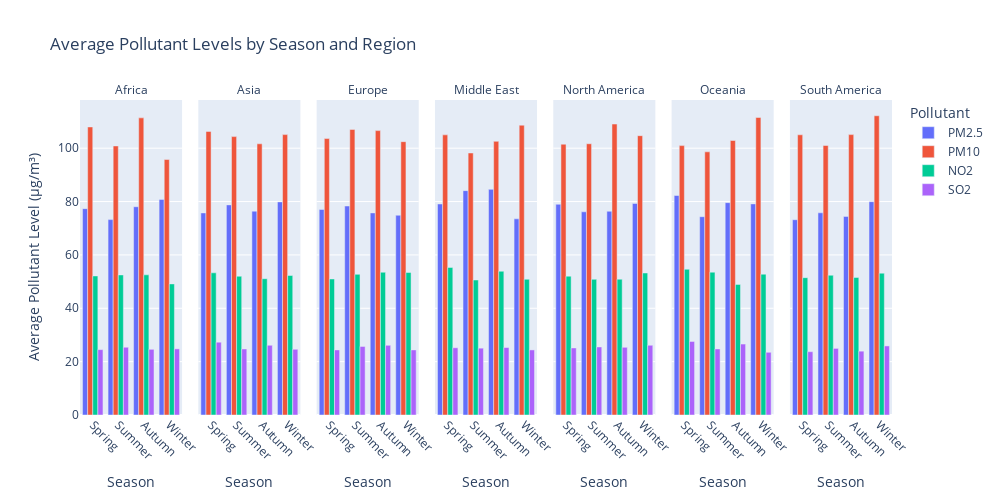

Source (notebook cell):
### Code cell
# Bar chart comparing average pollutant levels by season and region
pollutants = ['PM2.5', 'PM10', 'NO2', 'SO2']
seasonal_pollutants = df.groupby(['Season', 'Region'])[pollutants].mean().reset_index()

# Melt data for visualization
melted_pollutants = pd.melt(seasonal_pollutants, id_vars=['Season', 'Region'], 
                            value_vars=pollutants, 
                            var_name='Pollutant', value_name='Average Level')
# Ensure Season order for better visualization
season_order = ['Spring', 'Summer', 'Autumn', 'Winter']

# Ensure Season order
melted_pollutants['Season'] = pd.Categorical(melted_pollutants['Season'], categories=season_order, ordered=True)

fig_bar = px.bar(melted_pollutants, 
                 x='Season', 
                 y='Average Level', 
                 color='Pollutant',
                 facet_col='Region',
                 title='Average Pollutant Levels by Season and Region',
                 barmode='group',
                 labels={'Average Level': 'Average Pollutant Level (µg/m³)', 'Season': 'Season'},
                 category_orders={'Season': season_order})

fig_bar.update_layout(
    autosize=True,
    width=1000,  # Wider to accommodate additional regions
    height=500, 
    xaxis_title='Season',
    yaxis_title='Average Pollutant Level (µg/m³)',
    legend_title='Pollutant'
)
# Improve facet grid layout for better visibility
fig_bar.update_xaxes(tickangle=45)
fig_bar.for_each_annotation(lambda a: a.update(text=a.text.split("=")[-1]))  # Simplify facet titles
fig_bar.show()

### Figure 1 — Plotly figure (JSON) as saved in the notebook; plotly's stock layout.template omitted (floating-point values rounded to 4 significant figures)
{"data": [{"alignmentgroup": "True", "hovertemplate": "Pollutant=PM2.5<br>Region=Africa<br>Season=%{x}<br>Average Pollutant Level (µg/m³)=%{y}<extra></extra>", "legendgroup": "PM2.5", "marker": {"color": "#636efa", "pattern": {"shape": ""}}, "name": "PM2.5", "offsetgroup": "PM2.5", "orientation": "v", "showlegend": true, "textposition": "auto", "type": "bar", "x": ["Autumn", "Spring", "Summer", "Winter"], "xaxis": "x", "y": [78.07, 77.35, 73.24, 80.81], "yaxis": "y"}, {"alignmentgroup": "True", "hovertemplate": "Pollutant=PM2.5<br>Region=Asia<br>Season=%{x}<br>Average Pollutant Level (µg/m³)=%{y}<extra></extra>", "legendgroup": "PM2.5", "marker": {"color": "#636efa", "pattern": {"shape": ""}}, "name": "PM2.5", "offsetgroup": "PM2.5", "orientation": "v", "showlegend": false, "textposition": "auto", "type": "bar", "x": ["Autumn", "Spring", "Summer", "Winter"], "xaxis": "x2", "y": [76.4, 75.75, 78.75, 79.88], "yaxis": "y2"}, {"alignmentgroup": "True", "hovertemplate": "Pollutant=PM2.5<br>Region=Europe<br>Season=%{x}<br>Average Pollutant Level (µg/m³)=%{y}<extra></extra>", "legendgroup": "PM2.5", "marker": {"color": "#636efa", "pattern": {"shape": ""}}, "name": "PM2.5", "offsetgroup": "PM2.5", "orientation": "v", "showlegend": false, "textposition": "auto", "type": "bar", "x": ["Autumn", "Spring", "Summer", "Winter"], "xaxis": "x3", "y": [75.75, 77.03, 78.33, 74.87], "yaxis": "y3"}, {"alignmentgroup": "True", "hovertemplate": "Pollutant=PM2.5<br>Region=Middle East<br>Season=%{x}<br>Average Pollutant Level (µg/m³)=%{y}<extra></extra>", "legendgroup": "PM2.5", "marker": {"color": "#636efa", "pattern": {"shape": ""}}, "name": "PM2.5", "offsetgroup": "PM2.5", "orientation": "v", "showlegend": false, "textposition": "auto", "type": "bar", "x": ["Autumn", "Spring", "Summer", "Winter"], "xaxis": "x4", "y": [84.57, 79.09, 84.1, 73.52], "yaxis": "y4"}, {"alignmentgroup": "True", "hovertemplate": "Pollutant=PM2.5<br>Region=North America<br>Season=%{x}<br>Average Pollutant Level (µg/m³)=%{y}<extra></extra>", "legendgroup": "PM2.5", "marker": {"color": "#636efa", "pattern": {"shape": ""}}, "name": "PM2.5", "offsetgroup": "PM2.5", "orientation": "v", "showlegend": false, "textposition": "auto", "type": "bar", "x": ["Autumn", "Spring", "Summer", "Winter"], "xaxis": "x5", "y": [76.36, 78.98, 76.17, 79.29], "yaxis": "y5"}, {"alignmentgroup": "True", "hovertemplate": "Pollutant=PM2.5<br>Region=Oceania<br>Season=%{x}<br>Average Pollutant Level (µg/m³)=%{y}<extra></extra>", "legendgroup": "PM2.5", "marker": {"color": "#636efa", "pattern": {"shape": ""}}, "name": "PM2.5", "offsetgroup": "PM2.5", "orientation": "v", "showlegend": false, "textposition": "auto", "type": "bar", "x": ["Autumn", "Spring", "Summer", "Winter"], "xaxis": "x6", "y": [79.59, 82.27, 74.33, 79.13], "yaxis": "y6"}, {"alignmentgroup": "True", "hovertemplate": "Pollutant=PM2.5<br>Region=South America<br>Season=%{x}<br>Average Pollutant Level (µg/m³)=%{y}<extra></extra>", "legendgroup": "PM2.5", "marker": {"color": "#636efa", "pattern": {"shape": ""}}, "name": "PM2.5", "offsetgroup": "PM2.5", "orientation": "v", "showlegend": false, "textposition": "auto", "type": "bar", "x": ["Autumn", "Spring", "Summer", "Winter"], "xaxis": "x7", "y": [74.44, 73.2, 75.79, 79.96], "yaxis": "y7"}, {"alignmentgroup": "True", "hovertemplate": "Pollutant=PM10<br>Region=Africa<br>Season=%{x}<br>Average Pollutant Level (µg/m³)=%{y}<extra></extra>", "legendgroup": "PM10", "marker": {"color": "#EF553B", "pattern": {"shape": ""}}, "name": "PM10", "offsetgroup": "PM10", "orientation": "v", "showlegend": true, "textposition": "auto", "type": "bar", "x": ["Autumn", "Spring", "Summer", "Winter"], "xaxis": "x", "y": [111.4, 108.0, 100.8, 95.75], "yaxis": "y"}, {"alignmentgroup": "True", "hovertemplate": "Pollutant=PM10<br>Region=Asia<br>Season=%{x}<br>Average Pollutant Level (µg/m³)=%{y}<extra></extra>", "legendgroup": "PM10", "marker": {"color": "#EF553B", "pattern": {"shape": ""}}, "name": "PM10", "offsetgroup": "PM10", "orientation": "v", "showlegend": false, "textposition": "auto", "type": "bar", "x": ["Autumn", "Spring", "Summer", "Winter"], "xaxis": "x2", "y": [101.6, 106.3, 104.3, 105.1], "yaxis": "y2"}, {"alignmentgroup": "True", "hovertemplate": "Pollutant=PM10<br>Region=Europe<br>Season=%{x}<br>Average Pollutant Level (µg/m³)=%{y}<extra></extra>", "legendgroup": "PM10", "marker": {"color": "#EF553B", "pattern": {"shape": ""}}, "name": "PM10", "offsetgroup": "PM10", "orientation": "v", "showlegend": false, "textposition": "auto", "type": "bar", "x": ["Autumn", "Spring", "Summer", "Winter"], "xaxis": "x3", "y": [106.6, 103.6, 107.0, 102.4], "yaxis": "y3"}, {"alignmentgroup": "True", "hovertemplate": "Pollutant=PM10<br>Region=Middle East<br>Season=%{x}<br>Average Pollutant Level (µg/m³)=%{y}<extra></extra>", "legendgroup": "PM10", "marker": {"color": "#EF553B", "pattern": {"shape": ""}}, "name": "PM10", "offsetgroup": "PM10", "orientation": "v", "showlegend": false, "textposition": "auto", "type": "bar", "x": ["Autumn", "Spring", "Summer", "Winter"], "xaxis": "x4", "y": [102.6, 105.0, 98.2, 108.6], "yaxis": "y4"}, {"alignmentgroup": "True", "hovertemplate": "Pollutant=PM10<br>Region=North America<br>Season=%{x}<br>Average Pollutant Level (µg/m³)=%{y}<extra></extra>", "legendgroup": "PM10", "marker": {"color": "#EF553B", "pattern": {"shape": ""}}, "name": "PM10", "offsetgroup": "PM10", "orientation": "v", "showlegend": false, "textposition": "auto", "type": "bar", "x": ["Autumn", "Spring", "Summer", "Winter"], "xaxis": "x5", "y": [109.0, 101.5, 101.7, 104.7], "yaxis": "y5"}, {"alignmentgroup": "True", "hovertemplate": "Pollutant=PM10<br>Region=Oceania<br>Season=%{x}<br>Average Pollutant Level (µg/m³)=%{y}<extra></extra>", "legendgroup": "PM10", "marker": {"color": "#EF553B", "pattern": {"shape": ""}}, "name": "PM10", "offsetgroup": "PM10", "orientation": "v", "showlegend": false, "textposition": "auto", "type": "bar", "x": ["Autumn", "Spring", "Summer", "Winter"], "xaxis": "x6", "y": [102.9, 101.0, 98.64, 111.5], "yaxis": "y6"}, {"alignmentgroup": "True", "hovertemplate": "Pollutant=PM10<br>Region=South America<br>Season=%{x}<br>Average Pollutant Level (µg/m³)=%{y}<extra></extra>", "legendgroup": "PM10", "marker": {"color": "#EF553B", "pattern": {"shape": ""}}, "name": "PM10", "offsetgroup": "PM10", "orientation": "v", "showlegend": false, "textposition": "auto", "type": "bar", "x": ["Autumn", "Spring", "Summer", "Winter"], "xaxis": "x7", "y": [105.1, 105.0, 101.0, 112.2], "yaxis": "y7"}, {"alignmentgroup": "True", "hovertemplate": "Pollutant=NO2<br>Region=Africa<br>Season=%{x}<br>Average Pollutant Level (µg/m³)=%{y}<extra></extra>", "legendgroup": "NO2", "marker": {"color": "#00cc96", "pattern": {"shape": ""}}, "name": "NO2", "offsetgroup": "NO2", "orientation": "v", "showlegend": true, "textposition": "auto", "type": "bar", "x": ["Autumn", "Spring", "Summer", "Winter"], "xaxis": "x", "y": [52.54, 52.12, 52.5, 49.14], "yaxis": "y"}, {"alignmentgroup": "True", "hovertemplate": "Pollutant=NO2<br>Region=Asia<br>Season=%{x}<br>Average Pollutant Level (µg/m³)=%{y}<extra></extra>", "legendgroup": "NO2", "marker": {"color": "#00cc96", "pattern": {"shape": ""}}, "name": "NO2", "offsetgroup": "NO2", "orientation": "v", "showlegend": false, "textposition": "auto", "type": "bar", "x": ["Autumn", "Spring", "Summer", "Winter"], "xaxis": "x2", "y": [51.08, 53.3, 52.02, 52.29], "yaxis": "y2"}, {"alignmentgroup": "True", "hovertemplate": "Pollutant=NO2<br>Region=Europe<br>Season=%{x}<br>Average Pollutant Level (µg/m³)=%{y}<extra></extra>", "legendgroup": "NO2", "marker": {"color": "#00cc96", "pattern": {"shape": ""}}, "name": "NO2", "offsetgroup": "NO2", "orientation": "v", "showlegend": false, "textposition": "auto", "type": "bar", "x": ["Autumn", "Spring", "Summer", "Winter"], "xaxis": "x3", "y": [53.51, 50.99, 52.72, 53.4], "yaxis": "y3"}, {"alignmentgroup": "True", "hovertemplate": "Pollutant=NO2<br>Region=Middle East<br>Season=%{x}<br>Average Pollutant Level (µg/m³)=%{y}<extra></extra>", "legendgroup": "NO2", "marker": {"color": "#00cc96", "pattern": {"shape": ""}}, "name": "NO2", "offsetgroup": "NO2", "orientation": "v", "showlegend": false, "textposition": "auto", "type": "bar", "x": ["Autumn", "Spring", "Summer", "Winter"], "xaxis": "x4", "y": [53.88, 55.32, 50.6, 50.88], "yaxis": "y4"}, {"alignmentgroup": "True", "hovertemplate": "Pollutant=NO2<br>Region=North America<br>Season=%{x}<br>Average Pollutant Level (µg/m³)=%{y}<extra></extra>", "legendgroup": "NO2", "marker": {"color": "#00cc96", "pattern": {"shape": ""}}, "name": "NO2", "offsetgroup": "NO2", "orientation": "v", "showlegend": false, "textposition": "auto", "type": "bar", "x": ["Autumn", "Spring", "Summer", "Winter"], "xaxis": "x5", "y": [50.9, 52.04, 50.85, 53.23], "yaxis": "y5"}, {"alignmentgroup": "True", "hovertemplate": "Pollutant=NO2<br>Region=Oceania<br>Season=%{x}<br>Average Pollutant Level (µg/m³)=%{y}<extra></extra>", "legendgroup": "NO2", "marker": {"color": "#00cc96", "pattern": {"shape": ""}}, "name": "NO2", "offsetgroup": "NO2", "orientation": "v", "showlegend": false, "textposition": "auto", "type": "bar", "x": ["Autumn", "Spring", "Summer", "Winter"], "xaxis": "x6", "y": [48.95, 54.63, 53.54, 52.78], "yaxis": "y6"}, {"alignmentgroup": "True", "hovertemplate": "Pollutant=NO2<br>Region=South America<br>Season=%{x}<br>Average Pollutant Level (µg/m³)=%{y}<extra></extra>", "legendgroup": "NO2", "marker": {"color": "#00cc96", "pattern": {"shape": ""}}, "name": "NO2", "offsetgroup": "NO2", "orientation": "v", "showlegend": false, "textposition": "auto", "type": "bar", "x": ["Autumn", "Spring", "Summer", "Winter"], "xaxis": "x7", "y": [51.55, 51.47, 52.39, 53.16], "yaxis": "y7"}, {"alignmentgroup": "True", "hovertemplate": "Pollutant=SO2<br>Region=Africa<br>Season=%{x}<br>Average Pollutant Level (µg/m³)=%{y}<extra></extra>", "legendgroup": "SO2", "marker": {"color": "#ab63fa", "pattern": {"shape": ""}}, "name": "SO2", "offsetgroup": "SO2", "orientation": "v", "showlegend": true, "textposition": "auto", "type": "bar", "x": ["Autumn", "Spring", "Summer", "Winter"], "xaxis": "x", "y": [24.62, 24.5, 25.4, 24.78], "yaxis": "y"}, {"alignmentgroup": "True", "hovertemplate": "Pollutant=SO2<br>Region=Asia<br>Season=%{x}<br>Average Pollutant Level (µg/m³)=%{y}<extra></extra>", "legendgroup": "SO2", "marker": {"color": "#ab63fa", "pattern": {"shape": ""}}, "name": "SO2", "offsetgroup": "SO2", "orientation": "v", "showlegend": false, "textposition": "auto", "type": "bar", "x": ["Autumn", "Spring", "Summer", "Winter"], "xaxis": "x2", "y": [26.13, 27.31, 24.75, 24.62], "yaxis": "y2"}, {"alignmentgroup": "True", "hovertemplate": "Pollutant=SO2<br>Region=Europe<br>Season=%{x}<br>Average Pollutant Level (µg/m³)=%{y}<extra></extra>", "legendgroup": "SO2", "marker": {"color": "#ab63fa", "pattern": {"shape": ""}}, "name": "SO2", "offsetgroup": "SO2", "orientation": "v", "showlegend": false, "textposition": "auto", "type": "bar", "x": ["Autumn", "Spring", "Summer", "Winter"], "xaxis": "x3", "y": [26.1, 24.4, 25.71, 24.4], "yaxis": "y3"}, {"alignmentgroup": "True", "hovertemplate": "Pollutant=SO2<br>Region=Middle East<br>Season=%{x}<br>Average Pollutant Level (µg/m³)=%{y}<extra></extra>", "legendgroup": "SO2", "marker": {"color": "#ab63fa", "pattern": {"shape": ""}}, "name": "SO2", "offsetgroup": "SO2", "orientation": "v", "showlegend": false, "textposition": "auto", "type": "bar", "x": ["Autumn", "Spring", "Summer", "Winter"], "xaxis": "x4", "y": [25.29, 25.19, 25.05, 24.39], "yaxis": "y4"}, {"alignmentgroup": "True", "hovertemplate": "Pollutant=SO2<br>Region=North America<br>Season=%{x}<br>Average Pollutant Level (µg/m³)=%{y}<extra></extra>", "legendgroup": "SO2", "marker": {"color": "#ab63fa", "pattern": {"shape": ""}}, "name": "SO2", "offsetgroup": "SO2", "orientation": "v", "showlegend": false, "textposition": "auto", "type": "bar", "x": ["Autumn", "Spring", "Summer", "Winter"], "xaxis": "x5", "y": [25.35, 25.14, 25.51, 26.13], "yaxis": "y5"}, {"alignmentgroup": "True", "hovertemplate": "Pollutant=SO2<br>Region=Oceania<br>Season=%{x}<br>Average Pollutant Level (µg/m³)=%{y}<extra></extra>", "legendgroup": "SO2", "marker": {"color": "#ab63fa", "pattern": {"shape": ""}}, "name": "SO2", "offsetgroup": "SO2", "orientation": "v", "showlegend": false, "textposition": "auto", "type": "bar", "x": ["Autumn", "Spring", "Summer", "Winter"], "xaxis": "x6", "y": [26.58, 27.58, 24.77, 23.48], "yaxis": "y6"}, {"alignmentgroup": "True", "hovertemplate": "Pollutant=SO2<br>Region=South America<br>Season=%{x}<br>Average Pollutant Level (µg/m³)=%{y}<extra></extra>", "legendgroup": "SO2", "marker": {"color": "#ab63fa", "pattern": {"shape": ""}}, "name": "SO2", "offsetgroup": "SO2", "orientation": "v", "showlegend": false, "textposition": "auto", "type": "bar", "x": ["Autumn", "Spring", "Summer", "Winter"], "xaxis": "x7", "y": [23.92, 23.73, 24.96, 25.89], "yaxis": "y7"}], "layout": {"annotations": [{"font": {}, "showarrow": false, "text": "Africa", "x": 0.06286, "xanchor": "center", "xref": "paper", "y": 1, "yanchor": "bottom", "yref": "paper"}, {"font": {}, "showarrow": false, "text": "Asia", "x": 0.2086, "xanchor": "center", "xref": "paper", "y": 1, "yanchor": "bottom", "yref": "paper"}, {"font": {}, "showarrow": false, "text": "Europe", "x": 0.3543, "xanchor": "center", "xref": "paper", "y": 1, "yanchor": "bottom", "yref": "paper"}, {"font": {}, "showarrow": false, "text": "Middle East", "x": 0.5, "xanchor": "center", "xref": "paper", "y": 1, "yanchor": "bottom", "yref": "paper"}, {"font": {}, "showarrow": false, "text": "North America", "x": 0.6457, "xanchor": "center", "xref": "paper", "y": 1, "yanchor": "bottom", "yref": "paper"}, {"font": {}, "showarrow": false, "text": "Oceania", "x": 0.7914, "xanchor": "center", "xref": "paper", "y": 1, "yanchor": "bottom", "yref": "paper"}, {"font": {}, "showarrow": false, "text": "South America", "x": 0.9371, "xanchor": "center", "xref": "paper", "y": 1, "yanchor": "bottom", "yref": "paper"}], "autosize": true, "barmode": "group", "height": 500, "legend": {"title": {"text": "Pollutant"}, "tracegroupgap": 0}, "title": {"text": "Average Pollutant Levels by Season and Region"}, "width": 1000, "xaxis": {"anchor": "y", "categoryarray": ["Spring", "Summer", "Autumn", "Winter"], "categoryorder": "array", "domain": [0, 0.1257], "tickangle": 45, "title": {"text": "Season"}}, "xaxis2": {"anchor": "y2", "categoryarray": ["Spring", "Summer", "Autumn", "Winter"], "categoryorder": "array", "domain": [0.1457, 0.2714], "matches": "x", "tickangle": 45, "title": {"text": "Season"}}, "xaxis3": {"anchor": "y3", "categoryarray": ["Spring", "Summer", "Autumn", "Winter"], "categoryorder": "array", "domain": [0.2914, 0.4171], "matches": "x", "tickangle": 45, "title": {"text": "Season"}}, "xaxis4": {"anchor": "y4", "categoryarray": ["Spring", "Summer", "Autumn", "Winter"], "categoryorder": "array", "domain": [0.4371, 0.5629], "matches": "x", "tickangle": 45, "title": {"text": "Season"}}, "xaxis5": {"anchor": "y5", "categoryarray": ["Spring", "Summer", "Autumn", "Winter"], "categoryorder": "array", "domain": [0.5829, 0.7086], "matches": "x", "tickangle": 45, "title": {"text": "Season"}}, "xaxis6": {"anchor": "y6", "categoryarray": ["Spring", "Summer", "Autumn", "Winter"], "categoryorder": "array", "domain": [0.7286, 0.8543], "matches": "x", "tickangle": 45, "title": {"text": "Season"}}, "xaxis7": {"anchor": "y7", "categoryarray": ["Spring", "Summer", "Autumn", "Winter"], "categoryorder": "array", "domain": [0.8743, 1.0], "matches": "x", "tickangle": 45, "title": {"text": "Season"}}, "yaxis": {"anchor": "x", "domain": [0, 1], "title": {"text": "Average Pollutant Level (µg/m³)"}}, "yaxis2": {"anchor": "x2", "domain": [0, 1], "matches": "y", "showticklabels": false}, "yaxis3": {"anchor": "x3", "domain": [0, 1], "matches": "y", "showticklabels": false}, "yaxis4": {"anchor": "x4", "domain": [0, 1], "matches": "y", "showticklabels": false}, "yaxis5": {"anchor": "x5", "domain": [0, 1], "matches": "y", "showticklabels": false}, "yaxis6": {"anchor": "x6", "domain": [0, 1], "matches": "y", "showticklabels": false}, "yaxis7": {"anchor": "x7", "domain": [0, 1], "matches": "y", "showticklabels": false}}}
